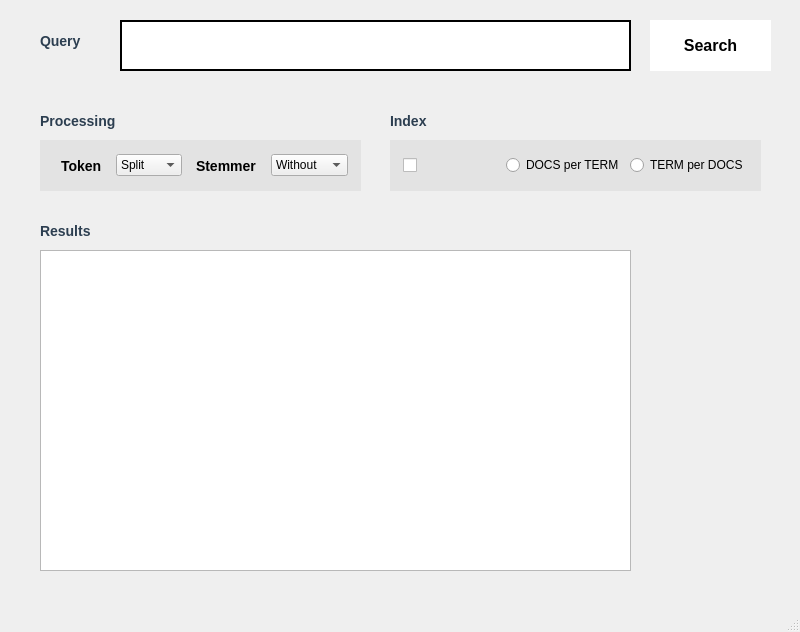
<?xml version="1.0" encoding="UTF-8"?>
<ui version="4.0">
 <class>MainWindow</class>
 <widget class="QMainWindow" name="MainWindow">
  <property name="geometry">
   <rect>
    <x>0</x>
    <y>0</y>
    <width>800</width>
    <height>632</height>
   </rect>
  </property>
  <property name="windowTitle">
   <string notr="true">RI 2024</string>
  </property>
  <property name="layoutDirection">
   <enum>Qt::LeftToRight</enum>
  </property>
  <property name="styleSheet">
   <string notr="true">QPushButton {
    background-color: white;
    color: black;
    border-radius: 0px;
    padding: 5px;
	font-size: 16px;
	font-weight: bold;
}

QPushButton:hover {
    background-color: #2980b9;
}

QPushButton:pressed {
    background-color: #1c598a;
}

QLineEdit {
    border: 2px solid black;
    border-radius: 0px;
    padding: 5px;
    font-size: 14px;
}

QLineEdit:focus {
    border: 2px solid #2980b9;
}


QLabel {
    color: #2c3e50;
    font-size: 14px;
    font-weight: bold;
}

</string>
  </property>
  <property name="tabShape">
   <enum>QTabWidget::Rounded</enum>
  </property>
  <widget class="QWidget" name="centralwidget">
   <widget class="QLabel" name="labelQuery">
    <property name="geometry">
     <rect>
      <x>40</x>
      <y>20</y>
      <width>61</width>
      <height>41</height>
     </rect>
    </property>
    <property name="font">
     <font>
      <pointsize>-1</pointsize>
      <weight>75</weight>
      <bold>true</bold>
      <underline>false</underline>
      <kerning>false</kerning>
     </font>
    </property>
    <property name="text">
     <string>Query</string>
    </property>
   </widget>
   <widget class="QPushButton" name="search_button">
    <property name="enabled">
     <bool>true</bool>
    </property>
    <property name="geometry">
     <rect>
      <x>650</x>
      <y>20</y>
      <width>121</width>
      <height>51</height>
     </rect>
    </property>
    <property name="focusPolicy">
     <enum>Qt::WheelFocus</enum>
    </property>
    <property name="text">
     <string>Search</string>
    </property>
   </widget>
   <widget class="QLineEdit" name="query_input">
    <property name="geometry">
     <rect>
      <x>120</x>
      <y>20</y>
      <width>511</width>
      <height>51</height>
     </rect>
    </property>
   </widget>
   <widget class="QLabel" name="labelQuery_2">
    <property name="geometry">
     <rect>
      <x>40</x>
      <y>100</y>
      <width>81</width>
      <height>41</height>
     </rect>
    </property>
    <property name="font">
     <font>
      <pointsize>-1</pointsize>
      <weight>75</weight>
      <bold>true</bold>
      <underline>false</underline>
      <kerning>false</kerning>
     </font>
    </property>
    <property name="text">
     <string>Processing</string>
    </property>
   </widget>
   <widget class="QLabel" name="labelQuery_3">
    <property name="geometry">
     <rect>
      <x>40</x>
      <y>210</y>
      <width>71</width>
      <height>41</height>
     </rect>
    </property>
    <property name="font">
     <font>
      <pointsize>-1</pointsize>
      <weight>75</weight>
      <bold>true</bold>
      <underline>false</underline>
      <kerning>false</kerning>
     </font>
    </property>
    <property name="text">
     <string>Results</string>
    </property>
   </widget>
   <widget class="QLabel" name="labelQuery_4">
    <property name="geometry">
     <rect>
      <x>390</x>
      <y>100</y>
      <width>71</width>
      <height>41</height>
     </rect>
    </property>
    <property name="font">
     <font>
      <pointsize>-1</pointsize>
      <weight>75</weight>
      <bold>true</bold>
      <underline>false</underline>
      <kerning>false</kerning>
     </font>
    </property>
    <property name="text">
     <string>Index</string>
    </property>
   </widget>
   <widget class="QTableWidget" name="tableWidget">
    <property name="geometry">
     <rect>
      <x>40</x>
      <y>250</y>
      <width>591</width>
      <height>321</height>
     </rect>
    </property>
   </widget>
   <widget class="QFrame" name="horizontalFrame">
    <property name="geometry">
     <rect>
      <x>40</x>
      <y>140</y>
      <width>321</width>
      <height>51</height>
     </rect>
    </property>
    <property name="styleSheet">
     <string notr="true">QFrame {
	background-color: rgb(227, 227, 227);
	padding-left: 4px;
	padding-right: 4px;
}</string>
    </property>
    <layout class="QHBoxLayout" name="horizontalLayout">
     <property name="sizeConstraint">
      <enum>QLayout::SetDefaultConstraint</enum>
     </property>
     <item>
      <widget class="QLabel" name="label2">
       <property name="enabled">
        <bool>false</bool>
       </property>
       <property name="font">
        <font>
         <family>MS Shell Dlg 2</family>
         <pointsize>9</pointsize>
         <weight>50</weight>
         <italic>false</italic>
         <bold>false</bold>
        </font>
       </property>
       <property name="styleSheet">
        <string notr="true">font: 9pt &quot;MS Shell Dlg 2&quot;;
color: rgb(0, 0, 0);</string>
       </property>
       <property name="text">
        <string>Token</string>
       </property>
      </widget>
     </item>
     <item>
      <widget class="QComboBox" name="combo_token">
       <property name="layoutDirection">
        <enum>Qt::LeftToRight</enum>
       </property>
       <property name="styleSheet">
        <string notr="true"/>
       </property>
       <item>
        <property name="text">
         <string>Split</string>
        </property>
       </item>
       <item>
        <property name="text">
         <string>Regex</string>
        </property>
       </item>
      </widget>
     </item>
     <item>
      <spacer name="horizontalSpacer">
       <property name="orientation">
        <enum>Qt::Horizontal</enum>
       </property>
       <property name="sizeHint" stdset="0">
        <size>
         <width>20</width>
         <height>20</height>
        </size>
       </property>
      </spacer>
     </item>
     <item>
      <widget class="QLabel" name="label2_2">
       <property name="enabled">
        <bool>false</bool>
       </property>
       <property name="font">
        <font>
         <family>MS Shell Dlg 2</family>
         <pointsize>9</pointsize>
         <weight>50</weight>
         <italic>false</italic>
         <bold>false</bold>
        </font>
       </property>
       <property name="styleSheet">
        <string notr="true">font: 9pt &quot;MS Shell Dlg 2&quot;;
color: rgb(0, 0, 0);</string>
       </property>
       <property name="text">
        <string>Stemmer</string>
       </property>
      </widget>
     </item>
     <item>
      <widget class="QComboBox" name="combo_stemmer">
       <item>
        <property name="text">
         <string>Without</string>
        </property>
       </item>
       <item>
        <property name="text">
         <string>Porter</string>
        </property>
       </item>
       <item>
        <property name="text">
         <string>Lancaster</string>
        </property>
       </item>
      </widget>
     </item>
    </layout>
   </widget>
   <widget class="QFrame" name="horizontalFrame_2">
    <property name="geometry">
     <rect>
      <x>390</x>
      <y>140</y>
      <width>371</width>
      <height>51</height>
     </rect>
    </property>
    <property name="styleSheet">
     <string notr="true">QFrame {
	background-color: rgb(227, 227, 227);
	padding-left: 4px;
	padding-right: 4px;
}</string>
    </property>
    <layout class="QHBoxLayout" name="horizontalLayout_2">
     <property name="sizeConstraint">
      <enum>QLayout::SetDefaultConstraint</enum>
     </property>
     <item>
      <widget class="QCheckBox" name="checkBox">
       <property name="text">
        <string/>
       </property>
      </widget>
     </item>
     <item>
      <spacer name="horizontalSpacer_2">
       <property name="orientation">
        <enum>Qt::Horizontal</enum>
       </property>
       <property name="sizeHint" stdset="0">
        <size>
         <width>40</width>
         <height>20</height>
        </size>
       </property>
      </spacer>
     </item>
     <item>
      <widget class="QRadioButton" name="radio_docs_per_term">
       <property name="text">
        <string>DOCS per TERM</string>
       </property>
      </widget>
     </item>
     <item>
      <widget class="QRadioButton" name="radio_term_per_docs">
       <property name="text">
        <string>TERM per DOCS</string>
       </property>
      </widget>
     </item>
    </layout>
   </widget>
   <widget class="QLabel" name="vocabulary_label">
    <property name="geometry">
     <rect>
      <x>50</x>
      <y>590</y>
      <width>271</width>
      <height>16</height>
     </rect>
    </property>
    <property name="text">
     <string/>
    </property>
   </widget>
   <widget class="QLabel" name="size_label">
    <property name="geometry">
     <rect>
      <x>330</x>
      <y>590</y>
      <width>271</width>
      <height>16</height>
     </rect>
    </property>
    <property name="text">
     <string/>
    </property>
   </widget>
  </widget>
  <widget class="QStatusBar" name="statusbar"/>
 </widget>
 <resources/>
 <connections/>
</ui>
